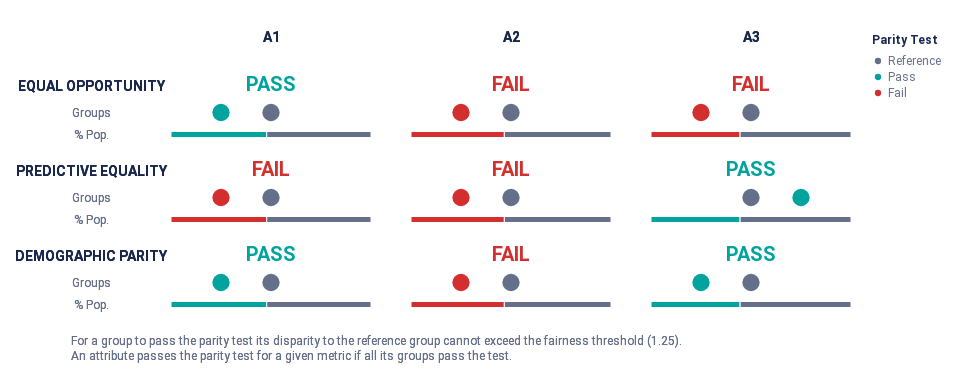

Notebook source saved alongside this figure:
### Code cell
audit_high_q_influence.summary_plot(["tpr", "fpr", "pprev"])
